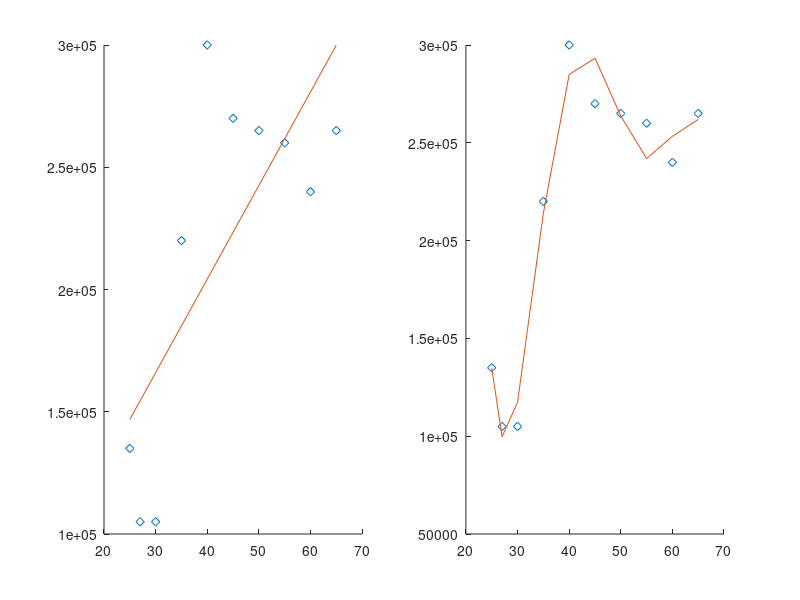
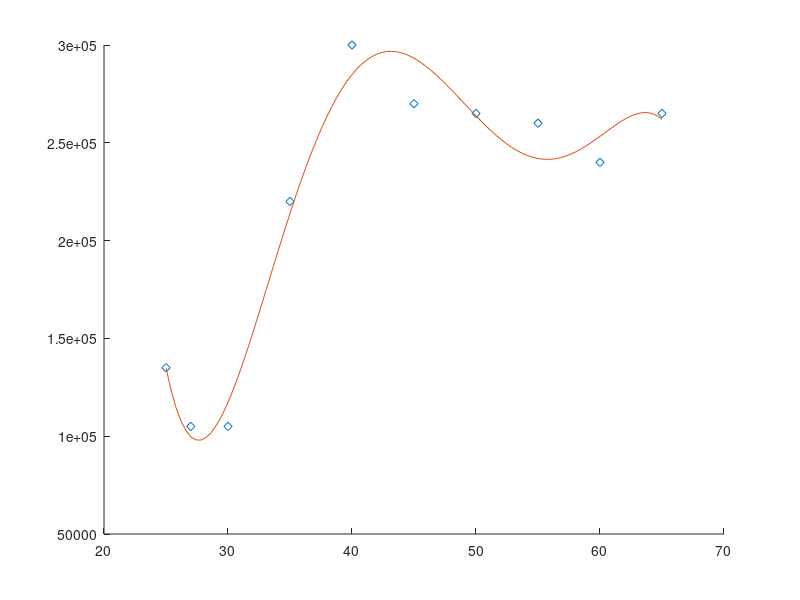
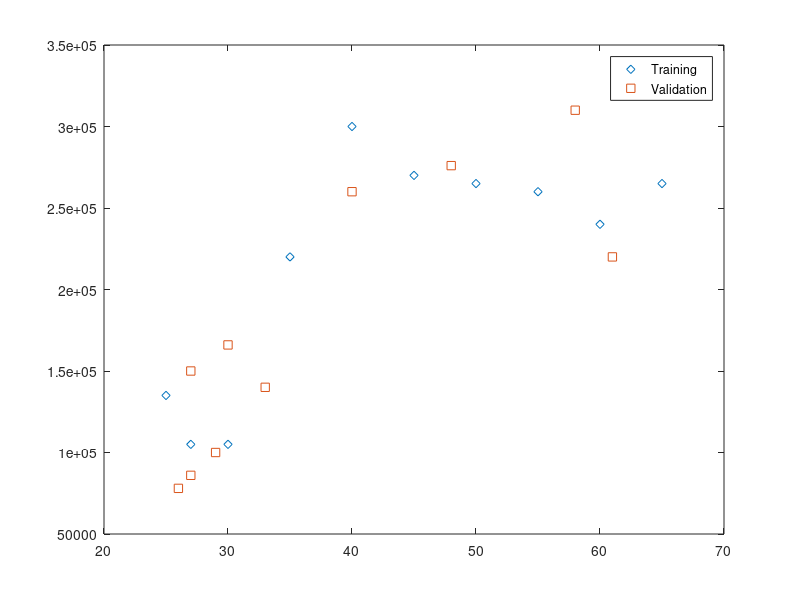
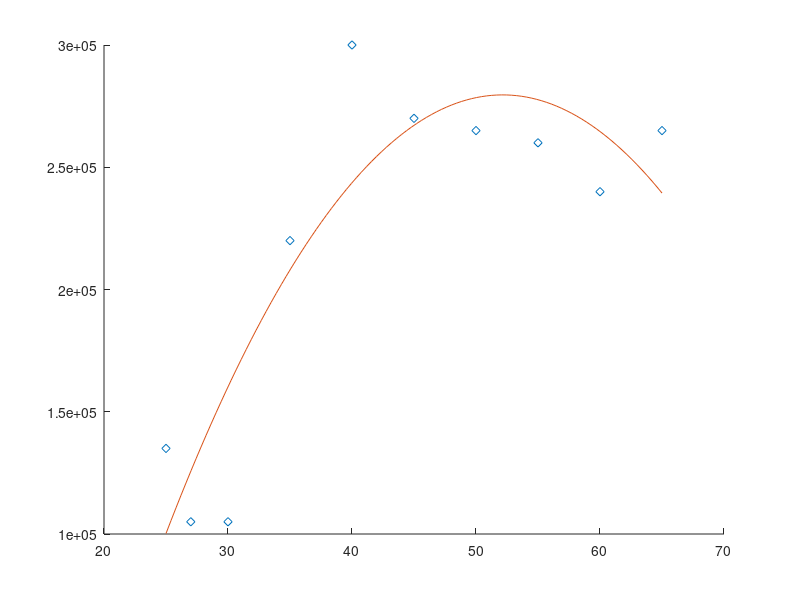

Source code (MATLAB) for these figures, in order:
clear; close all;
Data=[%Age	Salary
25	135000
55	260000
27	105000
35	220000
60	240000
65	265000
45	270000
40	300000
50	265000
30	105000];
X=Data(:,1);
Y=Data(:,2);
[X,ord]=sort(X);
Y=Y(ord);
%% Linear Regression
Mat=[ones(size(X)), X];
Coeff1=Mat\Y
figure; subplot(1,2,1); hold on;
plot(X,Y,'d')
hold on
plot(X,Coeff1(1)+Coeff1(2)*X,'-')
Error1=norm( Y-Mat*Coeff1)
%% 5th order Fit
Mat=[ones(size(X)), X, X.^2, X.^3, X.^4, X.^5];
Coeff2=Mat\Y
Error2=norm( Y-Mat*Coeff2)
subplot(1,2,2); hold on;
plot(X,Y,'d')
hold on
plot(X,Mat*Coeff2,'-')
figure; hold on
Xnew=linspace(X(1),X(end),100)';
plot(X,Y,'d')
plot(Xnew,Coeff2(1)+Coeff2(2)*Xnew+Coeff2(3)*Xnew.^2+Coeff2(4)*Xnew.^3+...
    Coeff2(5)*Xnew.^4+Coeff2(6)*Xnew.^5,'-')
%% Validation set
DataNew=[30	166000
26	78000
58	310000
29	100000
40	260000
27	150000
33	140000
61	220000
27	86000
48	276000];
Xn=DataNew(:,1);
Yn=DataNew(:,2);
figure
plot(X,Y,'d')
hold on; plot(Xn,Yn,'s'); legend('Training', 'Validation')
% figure; hold on
% plot(X,Y,'d')
% plot(Xnew,Coeff2(1)+Coeff2(2)*Xnew+Coeff2(3)*Xnew.^2+Coeff2(4)*Xnew.^3+...
%     Coeff2(5)*Xnew.^4+Coeff2(6)*Xnew.^5,'-')
% plot(Xn,Yn,'s');
% figure; hold on
% plot(X,Y,'d')
% plot(Xnew,Coeff1(1)+Coeff1(2)*Xnew,'-')
% plot(Xn,Yn,'s');

[Xn,ord]=sort(Xn);
Yn=Yn(ord);
Mat=[ones(size(Xn)), Xn];
Error1n=norm( Yn-Mat*Coeff1)
Mat=[ones(size(Xn)), Xn, Xn.^2, Xn.^3, Xn.^4, Xn.^5];
Error2n=norm( Yn-Mat*Coeff2)
%% 2nd order Fit
Mat=[ones(size(X)), X, X.^2];
Coeff3=Mat\Y
Error3=norm( Y-Mat*Coeff3)
figure; hold on;
plot(X,Y,'d')
Xnew=linspace(X(1),X(end),100)';
plot(Xnew,Coeff3(1)+Coeff3(2)*Xnew+Coeff3(3)*Xnew.^2,'-')
Mat=[ones(size(Xn)), Xn, Xn.^2];
Error3n=norm( Yn-Mat*Coeff3)
% figure; hold on;
% plot(X,Y,'d')
% plot(Xnew,Coeff3(1)+Coeff3(2)*Xnew+Coeff3(3)*Xnew.^2,'-')
% plot(Xn,Yn,'s');




